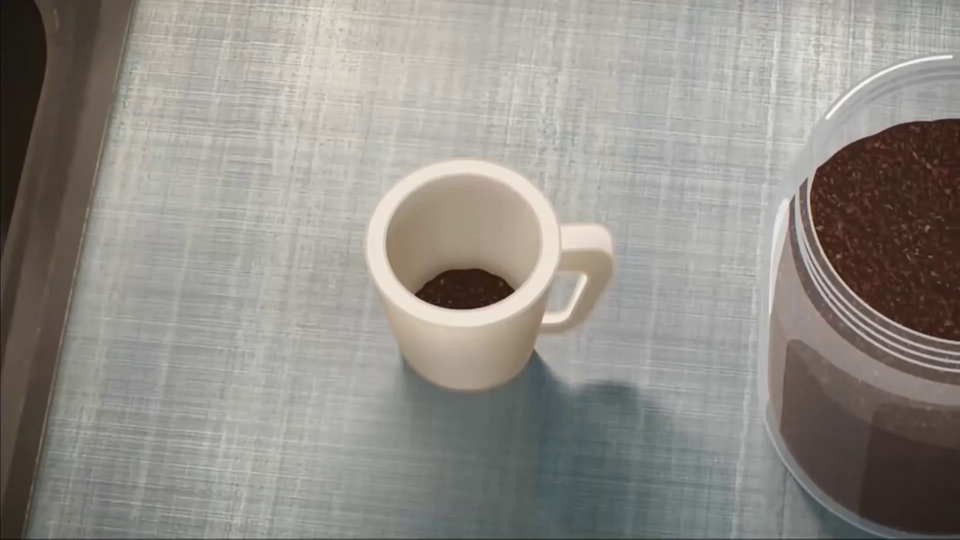
//> input picture frame 8 of Lab3-OpenCV/coffe.mp4, 1920 x 1080 px (shown at 1/2 size)
$ ./Lab3-OpenCV   (built with g++ and OpenCV 4)
//> lines starting //> are read from the running program, lines starting //| are printed output that depends on the picture; after the words box and inside, x2 and y2 are one past the last pixel; in counts of white or black regions, pixels touching at a corner belong together
//> further down, frame is the input picture: 1080 rows x 1920 cols, CV_8UC3; mean B, G, R 136.4, 142.1, 145.9
// Lab3-OpenCV.cpp : Этот файл содержит функцию "main". Здесь начинается лаба 3.
//

#include <opencv2/core/core.hpp>
#include <opencv2/highgui/highgui.hpp>
#include <opencv2/imgproc.hpp>
#include <iostream>
#include<math.h>
#include <opencv2/imgcodecs.hpp>
#include <opencv2/highgui.hpp>
#include <stdlib.h>
#include <stdio.h>

using namespace cv;
using namespace std;

Mat Canny(Mat img)
{
    Mat gray_img, edges_img;
    double low_threshold = 20, upp_threshold = 100;
    // удаление шумов
    GaussianBlur(img, img, Size(3, 3),
        0, 0, BORDER_DEFAULT);
    // преобразование в оттенки серого
    cvtColor(img, gray_img, COLOR_BGR2GRAY);
    // применение детектора Канни
    Canny(gray_img, edges_img, low_threshold, upp_threshold);
    return edges_img;
}

Mat LaplacianOperator(Mat img)
{
    Mat gray_img, temp_laplacian, laplacian_img;
    int ddepth = CV_16S;
    // сглаживание с помощью фильтра Гаусса
    GaussianBlur(img, img, Size(3, 3),
        0, 0, BORDER_DEFAULT);
    // преобразование в оттенки серого
    cvtColor(img, gray_img, COLOR_BGR2GRAY);
    // применение оператора Лапласа
    Laplacian(gray_img, temp_laplacian, ddepth);
    convertScaleAbs(temp_laplacian, laplacian_img);
    return laplacian_img;
}

Mat SobelOperator(Mat img)
{
    Mat sobel_img, x_grad, y_grad, x_grad_abs, y_grad_abs;
    int ddepth = CV_16S;
    double alpha = 0.5, beta = 0.5;
   //----
    // сглаживание исходного изображения img с помощью фильтра Гаусса
    GaussianBlur(img, img, Size(3, 3), 0, 0, BORDER_DEFAULT);
    // преобразование сглаженного изображения в оттенки серого
    cvtColor(img, img, COLOR_BGR2GRAY);
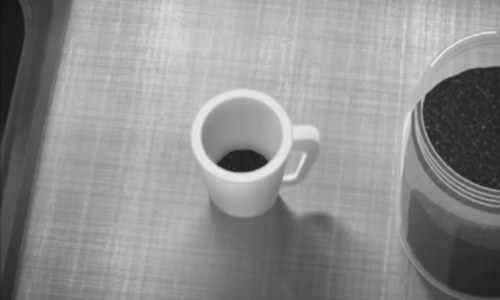
//> img: 300 rows x 500 cols, CV_8UC1; min 19, max 233, mean 142.8
    // вычисление производных по двум направлениям
    Sobel(img,x_grad, ddepth, 1, 0); // по Ox
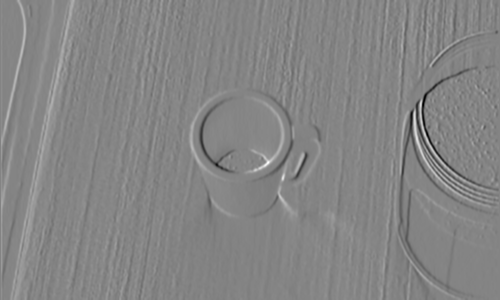
//> x_grad: 300 rows x 500 cols, CV_16SC1; min -414, max 381, mean 0.6; drawn with min black and max white
    Sobel(img,y_grad, ddepth, 0, 1); // по Oy
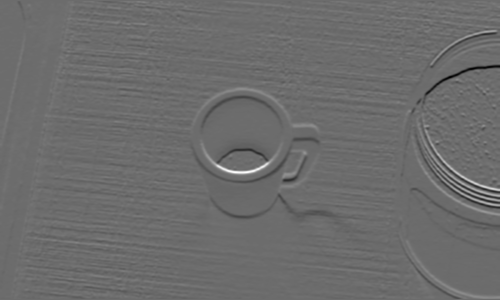
//> y_grad: 300 rows x 500 cols, CV_16SC1; min -408, max 547, mean -1.2; drawn with min black and max white
    // преобразование градиентов в 8-битные
    convertScaleAbs(x_grad, x_grad_abs);
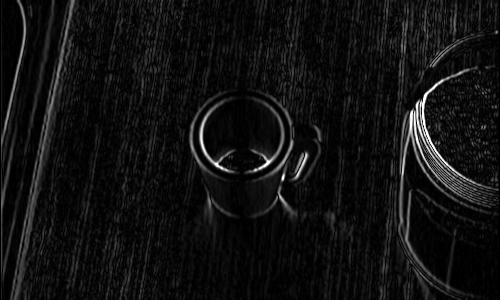
//> x_grad_abs: 300 rows x 500 cols, CV_8UC1; min 0, max 255, mean 17.1
    convertScaleAbs(y_grad, y_grad_abs);
    // поэлементное вычисление взвешенной суммы двух массивов
    addWeighted(x_grad_abs, alpha, y_grad_abs, beta, 0, sobel_img);
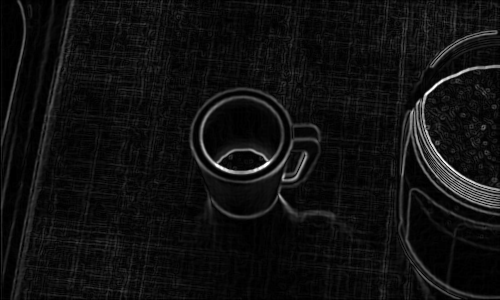
//> sobel_img: 300 rows x 500 cols, CV_8UC1; min 0, max 255, mean 16.2
    return sobel_img;
}

int main()
{
    namedWindow("normal video", WINDOW_AUTOSIZE);
    namedWindow("Sobel", WINDOW_AUTOSIZE);
    namedWindow("Laplacian", WINDOW_AUTOSIZE);
    namedWindow("unCanny", WINDOW_AUTOSIZE);
    while (true) {
        // видео с камеры
        //VideoCapture capture(0);

        VideoCapture capture("coffe.mp4");

        // проверка корректности открытия
        if (!capture.isOpened()) {
            cerr << "Unable to open: " << endl;
            return 0;
        }
        Mat frame;
        while (true) {
            // получение кадра видеопотока
            bool suc = capture.read(frame);
            // вывод кадра, если он есть
            if (suc == false)
            {  break; }
            resize(frame, frame, { 500,300 }, 0, 0, INTER_NEAREST);
//--------
            imshow("normal video",frame);
            //заданиe 1 - собел
            imshow("Sobel", SobelOperator(frame));
            //заданиe 2 - laplacian
            imshow("Laplacian", LaplacianOperator(frame));
//> in LaplacianOperator, `Laplacian(gray_img, temp_laplacian, ddepth);`:
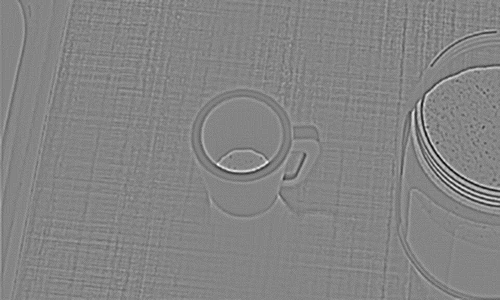
//> temp_laplacian: 300 rows x 500 cols, CV_16SC1; min -50, max 46, mean 0; drawn with min black and max white
            //заданиe 3 - canny
            imshow("unCanny", Canny(frame));
//> in Canny, `Canny(gray_img, edges_img, low_threshold, upp_threshold);`:
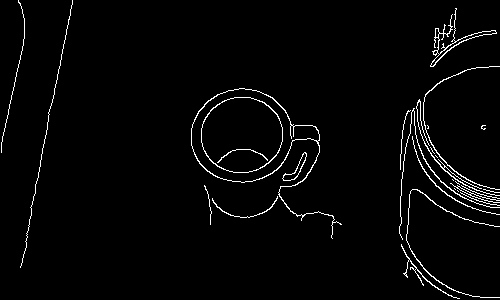
//> edges_img: 300 rows x 500 cols, CV_8UC1; 2.5% white in thin lines or dots
//--------
            // условие для выхода из цикла
            int keyboard = waitKey(30);
//> the 'q' key is pressed
            if (keyboard == 'q' || keyboard == 27)
                break;
        }
    }
    return 0;
}

$ run again, starting later in the video
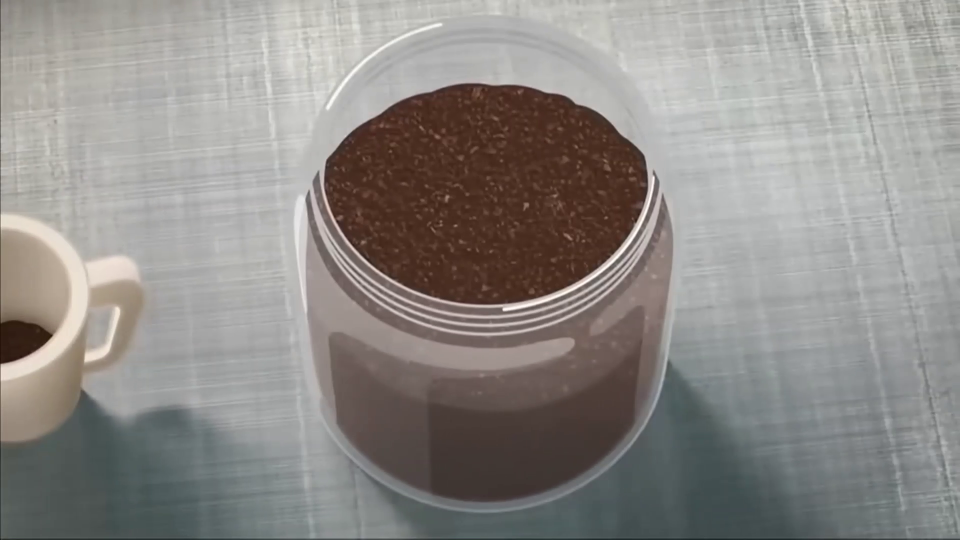
//> input picture frame 40 of Lab3-OpenCV/coffe.mp4, 1920 x 1080 px (shown at 1/2 size)
//> frame is the input picture: 1080 rows x 1920 cols, CV_8UC3; mean B, G, R 135.4, 138.8, 142.2
//> frame: 300 rows x 500 cols, CV_8UC3
//> in LaplacianOperator, `Laplacian(gray_img, temp_laplacian, ddepth);`:
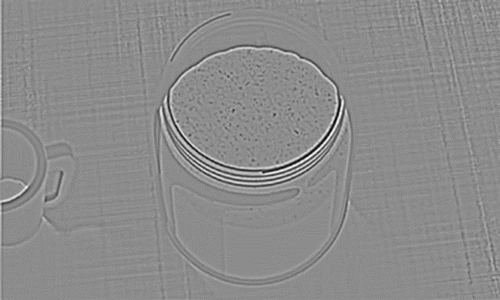
//> temp_laplacian: 300 rows x 500 cols, CV_16SC1; min -56, max 46, mean 0; drawn with min black and max white
//> in Canny, `Canny(gray_img, edges_img, low_threshold, upp_threshold);`:
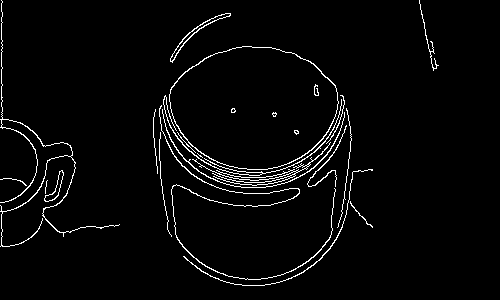
//> edges_img: 300 rows x 500 cols, CV_8UC1; 3% white in thin lines or dots, all inside (x1, y1, x2, y2) = (0, 0, 439, 286)
